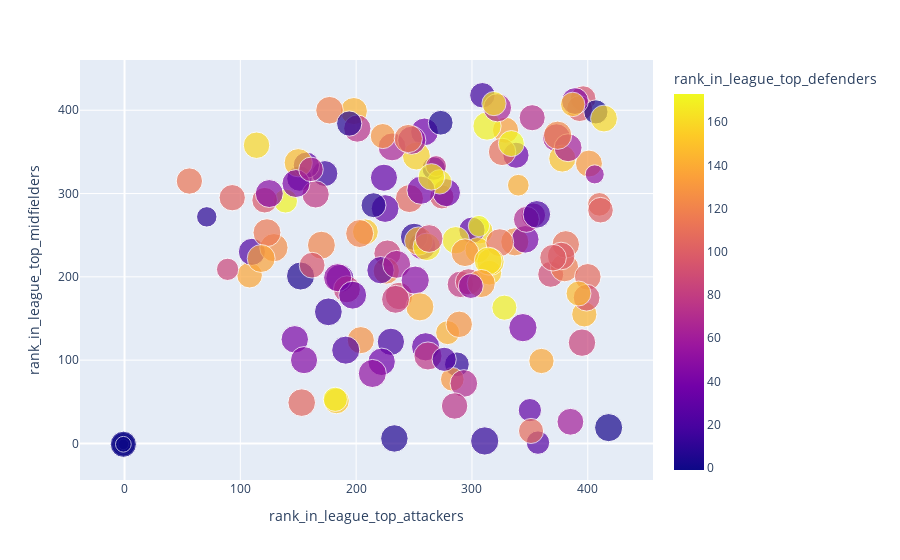

The code cell stored with this chart in its notebook:
### Code cell
import plotly.express as px

defenders = epl_df[epl_df["position"] == "Defender"]

fig = px.scatter(defenders, x="rank_in_league_top_attackers", y="rank_in_league_top_midfielders",
                size="min_per_match",
                 color="rank_in_league_top_defenders",
                 hover_data=["full_name"])
fig.show()


fig = px

### Figure 1 — Plotly figure (JSON) as saved in the notebook; plotly's stock layout.template omitted (floating-point values rounded to 4 significant figures; data arrays with more than 128 entries replaced by an {"elided": "..."} marker saying what was removed)
{"data": [{"customdata": {"elided": "189x1 str values"}, "hovertemplate": "rank_in_league_top_attackers=%{x}<br>rank_in_league_top_midfielders=%{y}<br>min_per_match=%{marker.size}<br>full_name=%{customdata[0]}<br>rank_in_league_top_defenders=%{marker.color}<extra></extra>", "legendgroup": "", "marker": {"color": {"elided": "189 int values"}, "coloraxis": "coloraxis", "size": {"elided": "189 int values"}, "sizemode": "area", "sizeref": 0.225, "symbol": "circle"}, "mode": "markers", "name": "", "orientation": "v", "showlegend": false, "type": "scatter", "x": {"elided": "189 int values"}, "xaxis": "x", "y": {"elided": "189 int values"}, "yaxis": "y"}], "layout": {"coloraxis": {"colorbar": {"title": {"text": "rank_in_league_top_defenders"}}, "colorscale": [[0, "#0d0887"], [0.1111, "#46039f"], [0.2222, "#7201a8"], [0.3333, "#9c179e"], [0.4444, "#bd3786"], [0.5556, "#d8576b"], [0.6667, "#ed7953"], [0.7778, "#fb9f3a"], [0.8889, "#fdca26"], [1, "#f0f921"]]}, "legend": {"itemsizing": "constant", "tracegroupgap": 0}, "margin": {"t": 60}, "xaxis": {"anchor": "y", "domain": [0, 1], "title": {"text": "rank_in_league_top_attackers"}}, "yaxis": {"anchor": "x", "domain": [0, 1], "title": {"text": "rank_in_league_top_midfielders"}}}}
